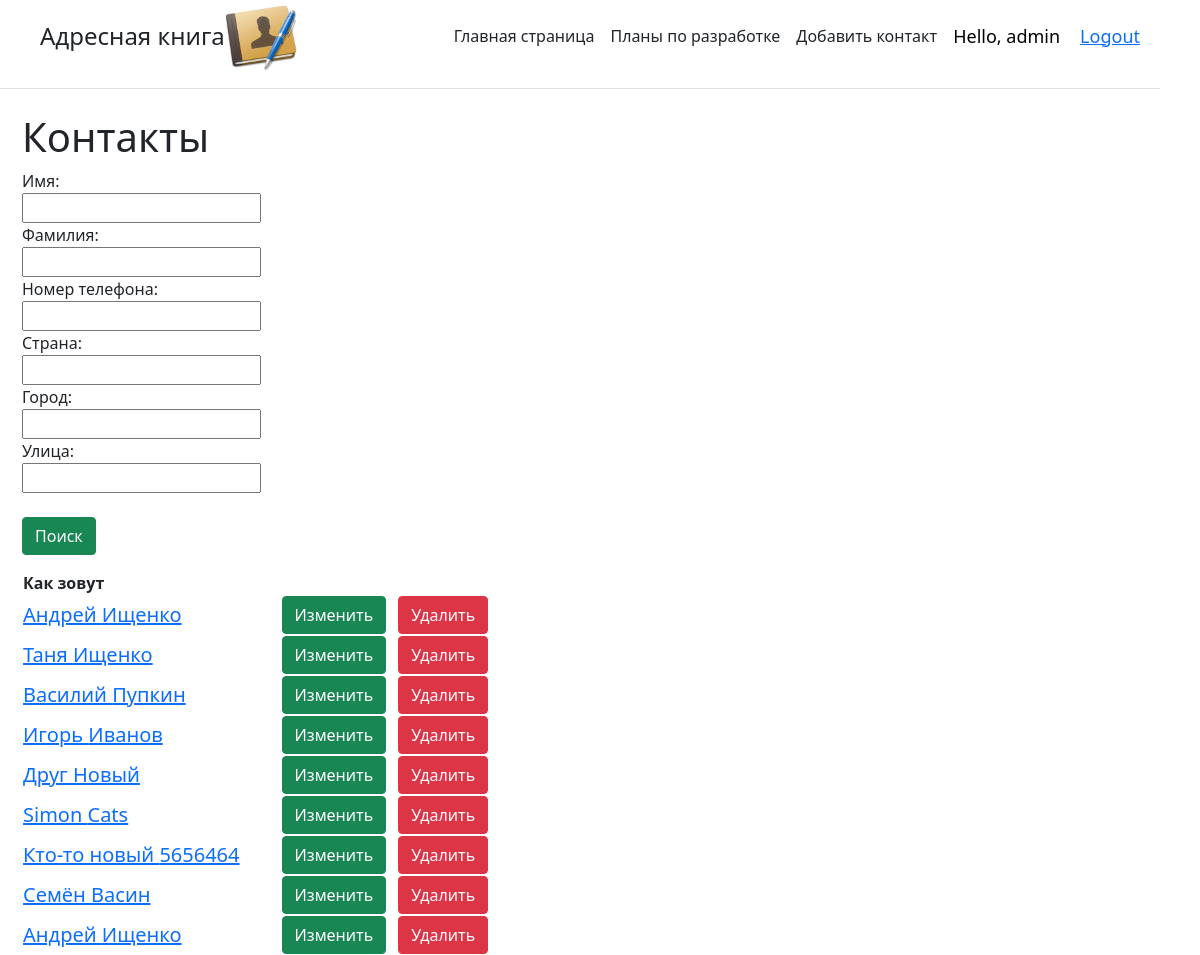
The app's page / (signed in), older data.
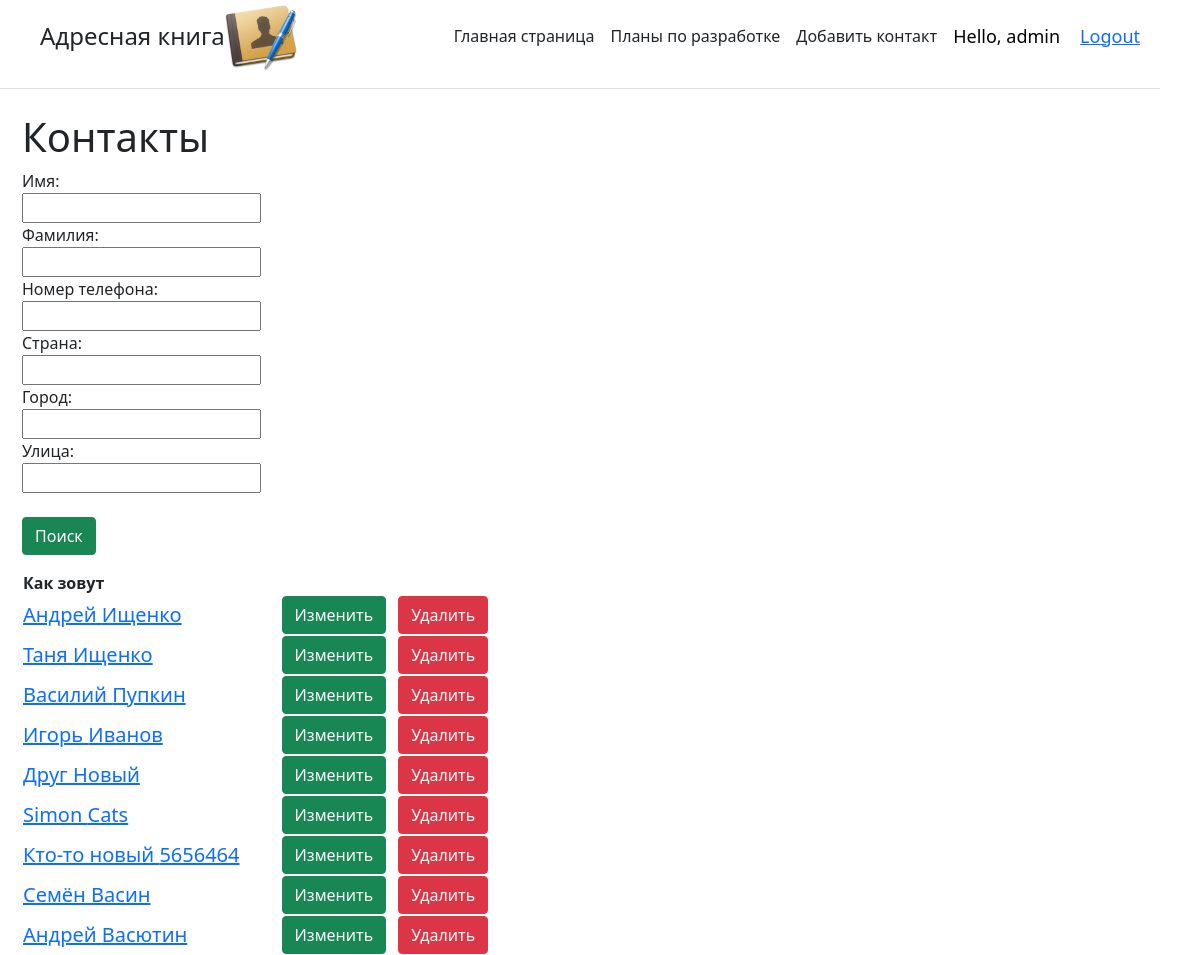
The same page, newer data.
### main/models.py (models this page shows, shortened)
class Task(models.Model):
    name_task = models.CharField('Имя', max_length=50)
    surname = models.CharField('Фамилия', max_length=50)
    phone_num = models.CharField('Номер телефона', max_length=50)
    title = models.CharField('Страна', max_length= 50)
    title2 = models.CharField('Город', max_length=50)
    task = models.CharField('Улица', max_length=50)
    created_time = models.DateTimeField(auto_now_add=True)
    account_pic = models.ImageField(null=True, blank=True)
    class Meta:
        verbose_name = 'Контакт'
        verbose_name_plural = 'Контакты'
        unique_together = 'name_task', 'surname'

### main/views.py (the view)
# urls.py: path('', views.index, name = 'home'),
@login_required(login_url='login')
def index(request):
    tasks = Task.objects.all()
    myFilter = NameFilter(request.GET, queryset=tasks)
    tasks = myFilter.qs
    return render(request,'main/index.html', {'title':'Главная страница сайта', 'tasks': tasks, 'myFilter':myFilter})

### main/templates/main/index.html (shortened to what this page needs)
{% extends 'main/base.html'%}
{% block content %}
<h1> Контакты</h1>
<div class="row">
    <div>
            <form class="col-2" method="get">
                {{myFilter.form}}<br>
               <br> <button class="btn btn-success" type="submit">
                    Поиск</button>
            </form>
    </div>
</div>
<table>
    <thead>
        <tr>
            <th>Как зовут</th>
            <th> </th>
        </tr>
    </thead>
    <tbody>
        {% if user == request.user %}
            {%if tasks%}
                {% for element in tasks%}
                <tr >
                    <td><a class="h5" style="margin-right: 40px" href="{%url 'project' element.id%}">{{element.name_task}} {{element.surname}}</a><br>
                    </td>
                    <td><a style="margin-right: 10px" class="btn btn-success" href="{% url 'update' element.id%}">Изменить</a></td>
                    <td><a class="btn btn-danger" href="{% url 'delete' element.id%}" >Удалить</a></td>
                </tr>
                {%endfor%}
            {%else%}
            <p>У нас нет записей</p>
            {%endif%}
        {%endif%}
    </tbody>
</table>
{%endblock%}

### main/templates/main/base.html (shortened to what this page needs)
{% load static %}
<html lang="en">
<head>
    <link rel ="stylesheet" href="https://cdn.jsdelivr.net/npm/bootstrap@5.1.0/dist/css/bootstrap.min.css">
</head>
<body style="margin-right: 40px">
    <div class="d-flex flex-column flex-md-row align-items-center pb-3 mb-4 border-bottom">
      <a href="/" class="d-flex align-items-center text-dark text-decoration-none">
               <span style="margin-left: 40px"  class="fs-4">Адресная книга</span>
      </a>
        <img src="{% static 'images/logo.png' %}">
      <nav class="d-inline-flex mt-2 mt-md-0 ms-md-auto">
        <a class="me-3 py-2 text-dark text-decoration-none" href="{% url 'home' %}">Главная страница</a>
        <a class="me-3 py-2 text-dark text-decoration-none" href="{% url 'about' %}">Планы по разработке</a>
          <a class="me-3 py-2 text-dark text-decoration-none" href="{% url 'create' %}">Добавить контакт</a>
      </nav>
        <span class="hello-msg">Hello, {{request.user}}</span>
        <span class="hello-msg" ><a href="{%url 'logout' %}">Logout</a></span>
    </div>
    <div class = "container">
        {% block content %}{%endblock%}
    </div>
</body>
</html>

### main/templates/main/base.html (style rules this page uses)
.hello-msg { font-size:18px; color:#000000; margin-right: 20px }

Row changes from the older to the newer data that the page shows:
removed Task: name_task "Андрей", surname "Ищенко"
added Task: name_task "Андрей", surname "Васютин"
